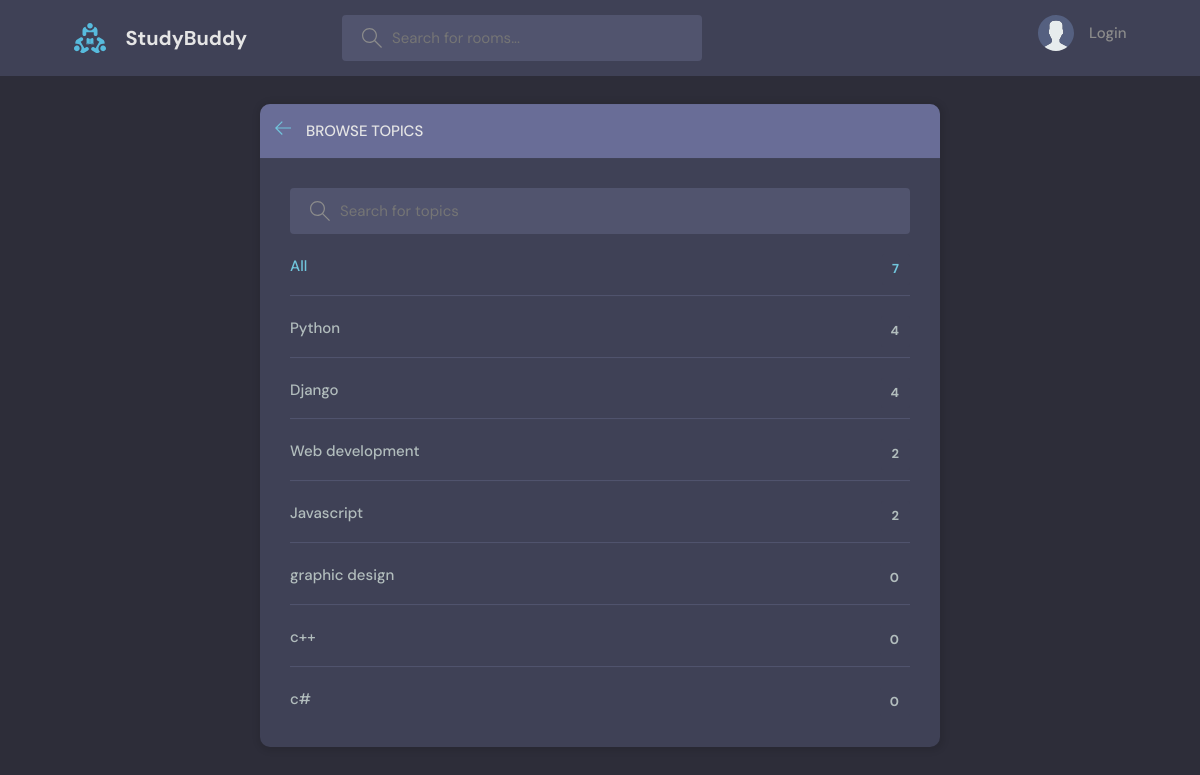
Page /topics/ on the committed database.
### base/models.py (models this page shows, shortened)
class Topic(models.Model):
    name = models.CharField(max_length=200)

### base/views.py (the view)
# urls.py: path('topics/', views.topicsPage, name='topics'),
def topicsPage(request):
    q = request.GET.get('q') if request.GET.get('q') != None else ''
    topics = Topic.objects.filter(name__icontains=q)
    return render(request, 'base/topics.html', {'topics': topics})

### base/templates/base/topics.html (shortened to what this page needs)
{% extends "main.html" %}
{% block content %}
<main class="create-room layout">
  <div class="container">
        <div class="layout__box">
          <div class="layout__boxHeader">
            <div class="layout__boxTitle">
              <a href="{% url "home" %}">
                <svg version="1.1" xmlns="http://www.w3.org/2000/svg" width="32" height="32" viewBox="0 0 32 32">
                  <title>arrow-left</title>
                  <path
                    d="M13.723 2.286l-13.723 13.714 13.719 13.714 1.616-1.611-10.96-10.96h27.625v-2.286h-27.625l10.965-10.965-1.616-1.607z"
                  ></path>
                </svg>
              </a>
              <h3>Browse Topics</h3>
            </div>
          </div>
          <div class="topics-page layout__body">
            <form class="header__search" action='' method="GET">
              <label>
                <input name="q" placeholder="Search for topics" />
              </label>
            </form>
            <ul class="topics__list">
              <li>
                <a href="{% url "topics" %}" class="active">All <span>{{topics.count}}</span></a>
              </li>
              {% for topic in topics %}
              <li>
                <a href="{% url "home"  %}?q={{topic.name}}">{{topic.name}} <span>{{topic.room_set.all.count}}</span></a>
              </li>
              {% endfor %}
            </ul>
          </div>
        </div>
  </div>
</main>
{% endblock content %}

### templates/main.html (shortened to what this page needs)
<!DOCTYPE html>
{% load static %}
<html lang="en">
  <head>
    <link rel="stylesheet" href="{% static "style/styles.css" %}" />
  </head>
  <body>
    {% include "navbar.html" %}
    {% block content %}
    {% endblock %}
  </body>
</html>

### templates/navbar.html (shortened to what this page needs)
{% load static %}
<header class="header header--loggedIn">
    <div class="container">
      <a href="{% url "home" %}" class="header__logo">
        <img src="{% static "images/logo.svg" %}" />
        <h1>StudyBuddy</h1>
      </a>
      <form class="header__search" method="GET" action="{% url "home" %}">
        <label>
          <input name="q" placeholder="Search for rooms..." />
        </label>
      </form>
      <nav class="header__menu">
        {% if request.user.is_authenticated %}
        <div class="header__user">
          <a href="{% url "update-user" %}">
            <div class="avatar avatar--medium active">
              {% comment %} <img src="https://randomuser.me/api/portraits/men/37.jpg" /> {% endcomment %}
              <img src="{% static "images/img.png" %}" alt="">
            </div>
            <p>{{request.user.username}} <span>@{{request.user.username}}</span></p>
          </a>
          <button class="dropdown-button">
            <svg version="1.1" xmlns="http://www.w3.org/2000/svg" width="32" height="32" viewBox="0 0 32 32">
              <title>chevron-down</title>
              <path d="M16 21l-13-13h-3l16 16 16-16h-3l-13 13z"></path>
            </svg>
          </button>
        </div>
        {% else %}
        <a href="{% url "login" %}">
          <img src="{% static "images/avatar.svg" %}" />
          <p>Login</p>
        </a>
        {% endif %}
      </nav>
  </div>
  </header>

### static/style/styles.css (style rules this page uses)
:root { --color-main: #71c6dd; --color-main-light: #e1f6fb; --color-dark: #3f4156; --color-dark-medium: #51546e; --color-dark-light: #696d97; --color-light: #e5e5e5; --color-gray: #8b8b8b; --color-light-gray: #b2bdbd; --color-bg: #2d2d39; --color-success: #5dd693; --color-error: #fc4b0b; }
* { font-family: "DM Sans", -apple-system, BlinkMacSystemFont, "Segoe UI", Roboto, Oxygen, Ubuntu, Cantarell, "Open Sans", "Helvetica Neue", sans-serif; margin: 0; padding: 0; box-sizing: border-box; text-rendering: optimizeLegibility; font-size: inherit; }
html { font-size: 56.25%; }
@media only screen and (min-width: 1200px) { html { font-size: 62.5%; } }
body { line-height: 1.6; font-weight: 400; font-size: 1.5rem; color: var(--color-light-gray); background-color: var(--color-bg); min-height: 100vh; }
img { width: 100%; }
a { display: inline-block; color: var(--color-main); text-decoration: none; }
.container { max-width: 120rem; width: 90%; margin: auto; }
.header { padding: 1.5rem; background-color: var(--color-dark); }
.header > .container { display: flex; gap: 9.5rem; }
.header__logo, .header__user { display: flex; gap: 2rem; align-items: center; }
.header__logo > img { height: 3.2rem; width: 3.2rem; }
.header__logo > h1 { font-weight: 700; font-size: 2rem; color: var(--color-light); }
.header__search > label { background-color: var(--color-dark-medium); padding: 1.3rem 1rem; display: flex; align-items: center; gap: 1rem; border-radius: 4px; }
.header__search svg { fill: var(--color-gray); width: 2rem; height: 2rem; margin-left: 1rem; }
.header__search input { width: 30rem; background: transparent; border: none; outline: none; color: var(--color-light); }
.header__menu { margin-left: auto; position: relative; }
.header__menu a { display: flex; gap: 1.5rem; align-items: center; font-weight: 500; text-decoration: none; color: var(--color-gray); }
.header__menu img { height: 3.6rem; }
.header__menu p { line-height: 1.2; }
.layout { margin-top: 2.4rem; }
.layout > .container { display: flex; justify-content: space-between; align-items: flex-start; }
.layout__box { width: 90%; max-width: 48rem; min-height: 40rem; position: absolute; top: 50%; left: 50%; transform: translate(-50%, -46%); background-color: var(--color-dark); border-radius: 1rem; box-shadow: 1px 1px 6px 3px rgba(0, 0, 0, 0.1); overflow: hidden; }
.layout__boxHeader { display: flex; padding: 1.5rem; background-color: var(--color-dark-light); }
.layout__boxTitle { display: flex; gap: 1.5rem; align-items: center; }
.layout__boxTitle h3 { text-transform: uppercase; font-weight: 500; color: var(--color-light); }
.layout__boxTitle svg { width: 1.6rem; height: 1.6rem; fill: var(--color-main); }
.layout__body { margin: 3rem; }
.topics__list { list-style: none; }
.topics__list li a { display: flex; justify-content: space-between; margin-bottom: 3rem; font-weight: 500; color: var(--color-light-gray); transition: all 0.3s ease-in-out; }
.topics__list li a.active, .topics__list li a:hover { color: var(--color-main); }
.topics__list li a span { padding: 0.5rem 1rem; background-color: var(--color-dark); border-radius: 3px; font-size: 1.3rem; font-weight: 700; letter-spacing: 1px; }
.topics-page .topics__list li:not(:last-child) a { margin: 2rem 0; padding-bottom: 1rem; text-decoration: none; border-bottom: 1px solid var(--color-dark-medium); }
.topics-page .header__search { display: block; }
.create-room.layout .layout__box { max-width: 68rem; }

### rows in the picture
Topic: name "Python", room_set.all.count "4"
Topic: name "Django", room_set.all.count "4"
Topic: name "Web development", room_set.all.count "2"
Topic: name "Javascript", room_set.all.count "2"
Topic: name "graphic design", room_set.all.count "0"
Topic: name "c++", room_set.all.count "0"
Topic: name "c#", room_set.all.count "0"

### other values in the picture
{{ topics.count }} "7"
